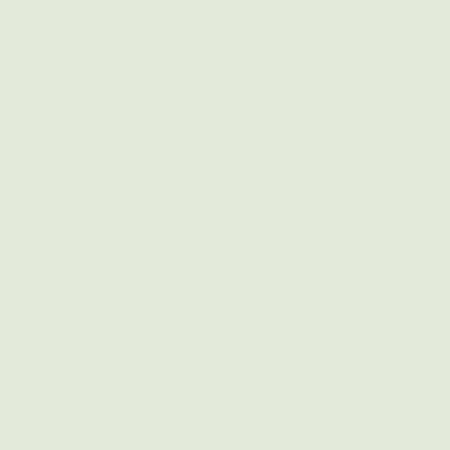
Frame 1 (no input)
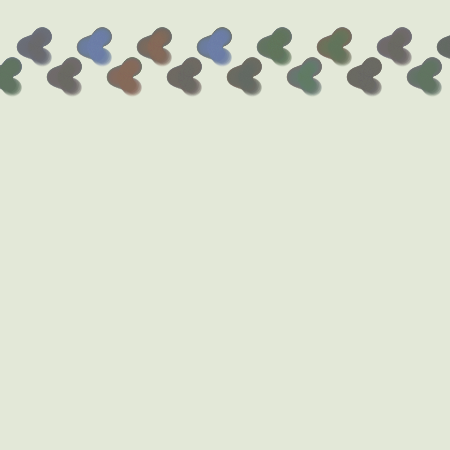
Frame 60 (the mouse pressed at the canvas centre just before this capture)
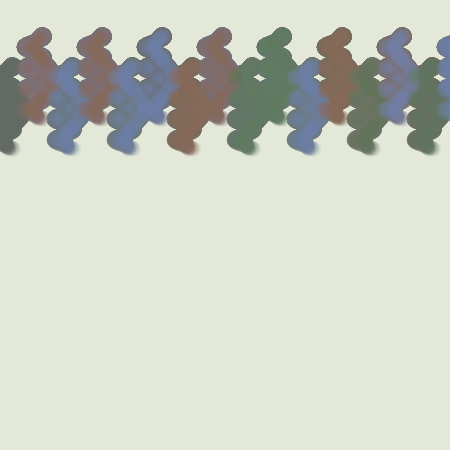
Frame 120 (the mouse held since frame 60 and released just before this capture)

The Processing sketch that drew these frames (run headless with seeded random() and noise(); from frame 60 on, the mouse is pressed at the canvas centre):

// Processing sketch: sketch4_v3
// ── sketch4_v3.pde

PVector a;
PVector Color1;
PVector Color2;
PVector Color3;
PVector Color4;
PVector Color5;

PVector ColorPallet;

int count = 1;
int Yoffset = -30;

float patternChanger;

void makePattern(PVector p, PVector col, int offsetX, int offsetY){
  
  
  for (int i=35; i<frameCount||i>width-75; ++i) {

    p.y = i-offsetY;
    p.x = ((height/2) + (sin(i*0.1)*10))+offsetX;

    fill(col.x, col.y, col.z, 30);
    ellipse(a.x, a.y, 15, 15);
  }
  for (int i=35; i<frameCount||i>width-75; ++i) {

    a.y = i-offsetY;
    a.x = (height/(2.1) + (sin(i*patternChanger)*-10))+offsetX;

    fill(col.x, col.y, col.z, 30);
    ellipse(a.x, a.y, 15, 15);
  }
}

  void setup() {
  size(450, 450);
  noStroke();
  background(227, 232, 216);
  
  a = new PVector();
  Color1 = new PVector(100, 100, 100);
  Color2 = new PVector(133, 105, 82);
  Color3 = new PVector(92, 115, 90);
  Color4 = new PVector(108, 127, 171);
  Color5 = new PVector(142, 106, 163);
  
  if(int(random(0,2))==0){
    patternChanger = 0.1;
  }
  else
  patternChanger = 0.3;
}

void draw() {
  
  for(int n=-210;n<260;n=n+30){
    if(count%2==0){
       Yoffset = 0;
    }
    else
    Yoffset = -30;
    
    int r = int(random(0,4));
    
    if(r==0){
      ColorPallet = Color1;
    }
    else if(r==1){
      ColorPallet = Color2;
    }
    else if(r==2){
      ColorPallet = Color3;
    }
    else if(r==3){
      ColorPallet = Color4;
    }
    else
    ColorPallet = Color5;
    
    
    makePattern(a,ColorPallet,n,Yoffset);
    count = count+1;
  }
  
}
